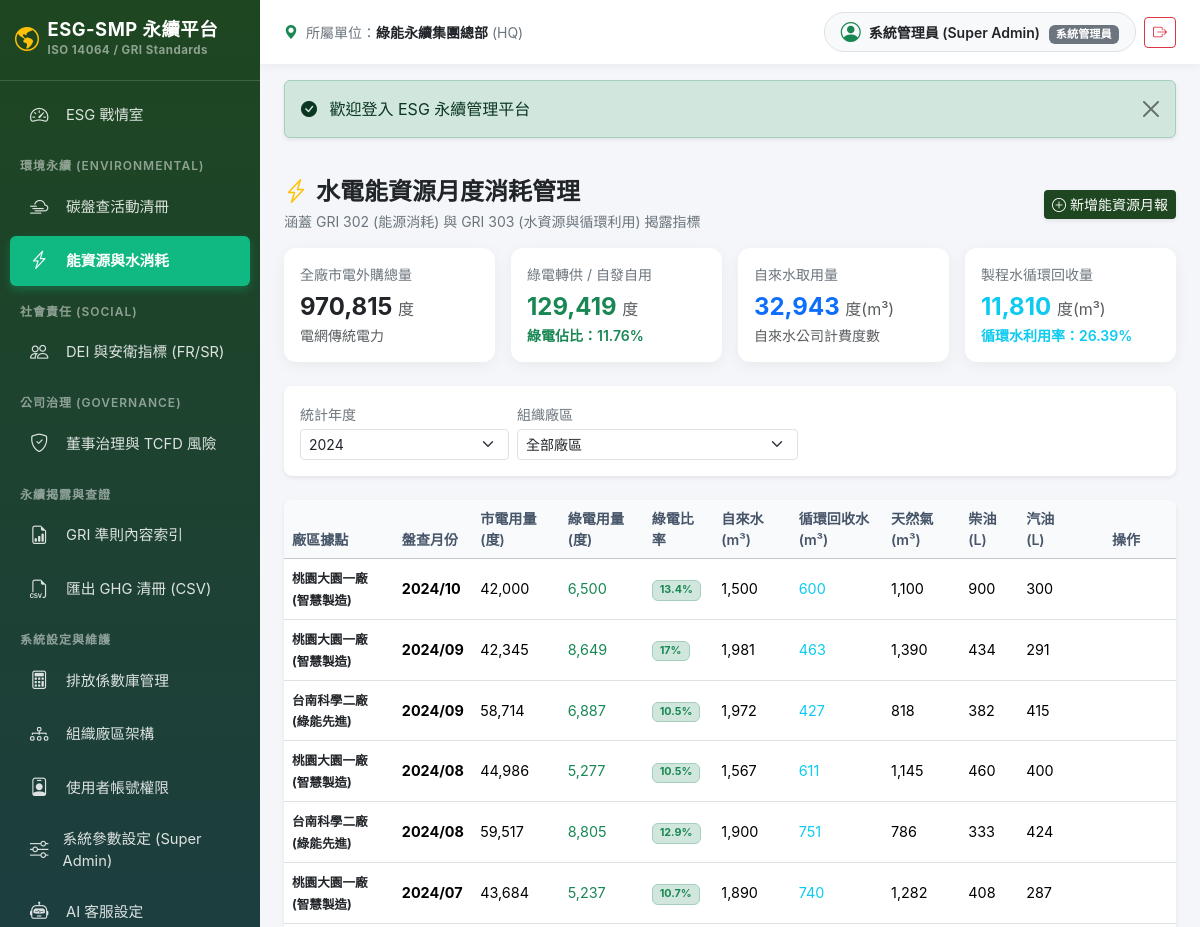
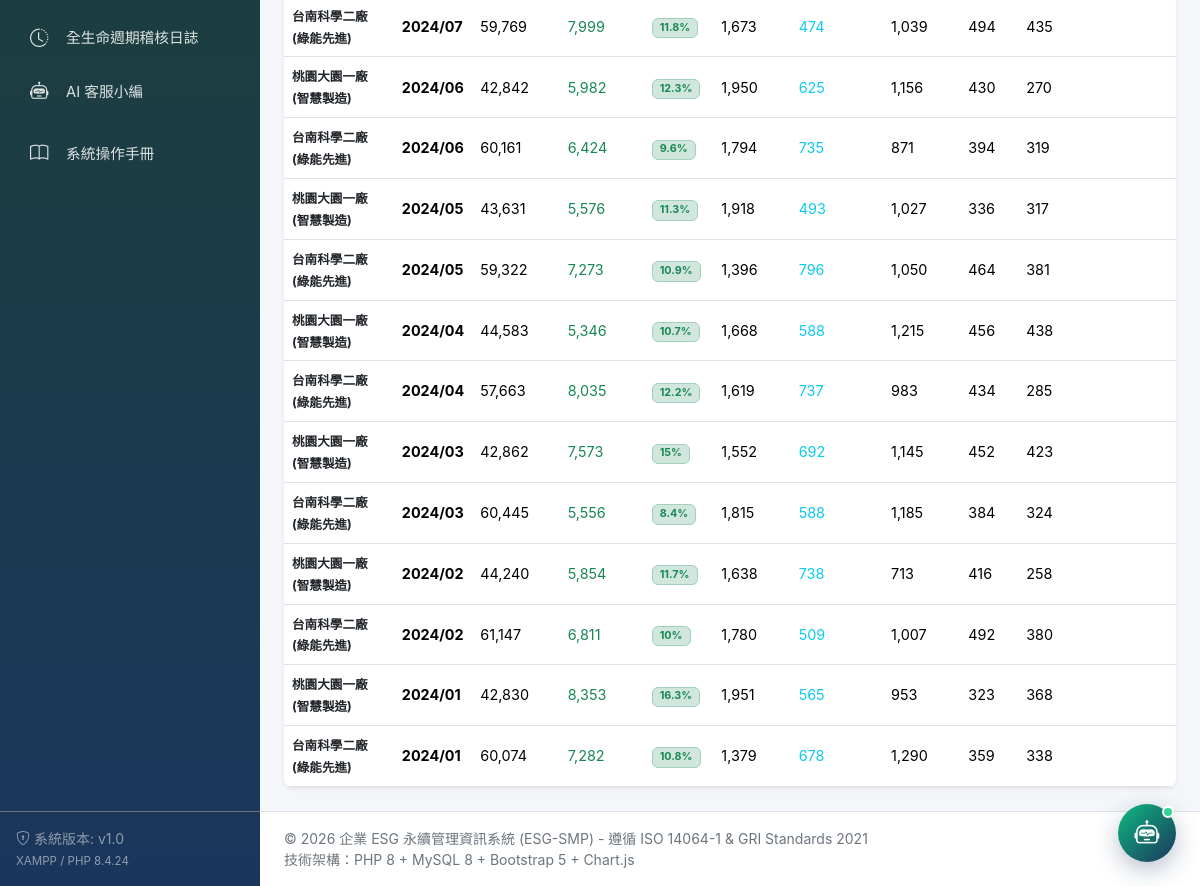
Screenshot of /index.php?route=energy_water (signed in) with the database file from the repository (2 pictures, top to bottom).
### tables this page shows
CREATE TABLE `sys_org_units` (
  `id` int(10) unsigned NOT NULL AUTO_INCREMENT COMMENT '組織唯一識別碼',
  `parent_id` int(10) unsigned DEFAULT NULL COMMENT '上級組織單位 ID (根節點為 NULL)',
  `unit_code` varchar(50) NOT NULL COMMENT '組織代碼 (如 HQ, TAIWAN-P1, DEPT-GA)',
  `unit_name` varchar(100) NOT NULL COMMENT '組織名稱 (如 台北總部, 桃園一廠, 總務部)',
  `unit_type` enum('group','company','plant','dept') NOT NULL DEFAULT 'dept' COMMENT '層級類型',
  `country` varchar(50) NOT NULL DEFAULT 'Taiwan' COMMENT '所在國家/地區',
  `address` varchar(255) DEFAULT NULL COMMENT '實體廠址或地址',
  `is_active` tinyint(1) NOT NULL DEFAULT 1 COMMENT '是否啟用 (1: 啟用, 0: 停用)',
  `created_at` datetime NOT NULL DEFAULT current_timestamp() COMMENT '建立時間',
  `updated_at` datetime NOT NULL DEFAULT current_timestamp() ON UPDATE current_timestamp() COMMENT '更新時間',
  PRIMARY KEY (`id`),
  UNIQUE KEY `unit_code` (`unit_code`),
  KEY `fk_org_parent` (`parent_id`),
  CONSTRAINT `fk_org_parent` FOREIGN KEY (`parent_id`) REFERENCES `sys_org_units` (`id`) ON DELETE SET NULL
);

CREATE TABLE `esg_energy_water` (
  `id` bigint(20) unsigned NOT NULL AUTO_INCREMENT,
  `org_unit_id` int(10) unsigned NOT NULL COMMENT '廠區 ID',
  `period_year` smallint(6) NOT NULL,
  `period_month` tinyint(4) NOT NULL,
  `elec_grid_kwh` decimal(14,2) NOT NULL DEFAULT 0.00 COMMENT '外購市電 (度)',
  `elec_green_kwh` decimal(14,2) NOT NULL DEFAULT 0.00 COMMENT '綠電轉供/自發自用 (度)',
  `water_tap_m3` decimal(12,2) NOT NULL DEFAULT 0.00 COMMENT '自來水用水量 (度/立方公尺)',
  `water_recycle_m3` decimal(12,2) NOT NULL DEFAULT 0.00 COMMENT '製程水循環回收量 (度)',
  `natural_gas_m3` decimal(12,2) NOT NULL DEFAULT 0.00 COMMENT '天然氣用量 (立方公尺)',
  `diesel_liters` decimal(12,2) NOT NULL DEFAULT 0.00 COMMENT '柴油總用量 (公升)',
  `gasoline_liters` decimal(12,2) NOT NULL DEFAULT 0.00 COMMENT '汽油總用量 (公升)',
  `workflow_status` enum('draft','pending','approved','locked') NOT NULL DEFAULT 'draft',
  `created_by` bigint(20) unsigned NOT NULL,
  `created_at` datetime NOT NULL DEFAULT current_timestamp(),
  PRIMARY KEY (`id`),
  UNIQUE KEY `uk_ew_org_period` (`org_unit_id`,`period_year`,`period_month`),
  CONSTRAINT `fk_ew_org` FOREIGN KEY (`org_unit_id`) REFERENCES `sys_org_units` (`id`)
);

### app/Controllers/EnergyWaterController.php (called while the page is built, shortened)
<?php
require_once __DIR__ . '/../Auth.php';
require_once __DIR__ . '/../Database.php';
class EnergyWaterController {
    private function orgOptions(PDO $pdo): array {
        if (Auth::hasRole(['admin', 'esg_lead', 'auditor'])) {
            return $pdo->query("SELECT id, unit_name, unit_code FROM sys_org_units WHERE is_active = 1 ORDER BY id")->fetchAll();
        }
        $stmt = $pdo->prepare("SELECT id, unit_name, unit_code FROM sys_org_units WHERE is_active = 1 AND id = ?");
        $stmt->execute([(int)Auth::user()['org_unit_id']]);
        return $stmt->fetchAll();
    }
    public function index() {
        $pdo = Database::getConnection();
        $year = isset($_GET['year']) && $_GET['year'] !== '' ? (int)$_GET['year'] : 2024;
        $sql = "
            SELECT ew.*, o.unit_name, o.unit_code, u.full_name as creator_name
            FROM esg_energy_water ew
            JOIN sys_org_units o ON ew.org_unit_id = o.id
            JOIN sys_users u ON ew.created_by = u.id
            WHERE 1=1
        ";
        $params = [];
        if ($year) {
            $sql .= " AND ew.period_year = ?";
            $params[] = $year;
        }
        $sql .= " ORDER BY ew.period_year DESC, ew.period_month DESC, ew.org_unit_id ASC";
        $stmt = $pdo->prepare($sql);
        $stmt->execute($params);
        $records = $stmt->fetchAll();
        $totals = [
            'grid_kwh' => 0.0,
            'green_kwh' => 0.0,
            'water_tap' => 0.0,
            'water_recycle' => 0.0,
            'gas_m3' => 0.0,
            'diesel_l' => 0.0,
            'gasoline_l' => 0.0
        ];
        foreach ($records as $r) {
            $totals['grid_kwh'] += (float)$r['elec_grid_kwh'];
            $totals['green_kwh'] += (float)$r['elec_green_kwh'];
            $totals['water_tap'] += (float)$r['water_tap_m3'];
            $totals['water_recycle'] += (float)$r['water_recycle_m3'];
            $totals['gas_m3'] += (float)$r['natural_gas_m3'];
            $totals['diesel_l'] += (float)$r['diesel_liters'];
            $totals['gasoline_l'] += (float)$r['gasoline_liters'];
        }
        $totalElec = $totals['grid_kwh'] + $totals['green_kwh'];
        $greenRate = $totalElec > 0 ? round(($totals['green_kwh'] / $totalElec) * 100, 2) : 0;
        $totalWater = $totals['water_tap'] + $totals['water_recycle'];
        $recycleRate = $totalWater > 0 ? round(($totals['water_recycle'] / $totalWater) * 100, 2) : 0;
        $orgs = $this->orgOptions($pdo);
        require __DIR__ . '/../../views/energy_water/index.php';
    }
}

### app/Auth.php (called while the page is built, shortened)
<?php
require_once __DIR__ . '/Database.php';
class Auth {
    public static function check(): bool {
        return !empty($_SESSION['user_id']);
    }
    public static function user(): ?array {
        return $_SESSION['user'] ?? null;
    }
    public static function role(): ?string {
        return $_SESSION['user']['role_code'] ?? null;
    }
    public static function hasRole(array|string $roles): bool {
        $currentRole = self::role();
        if (is_array($roles)) {
            return in_array($currentRole, $roles);
        }
        return $currentRole === $roles;
    }
    public static function can(string $permission): bool {
        $role = self::role();
        if ($role === 'admin') return true;
    }
}

### app/Database.php (called while the page is built, shortened)
<?php
class CustomPDO extends PDO {
    public function prepare($statement, $options = []) {
        return parent::prepare($statement, $options);
    }
    public function query($statement, ...$args) {
        return parent::query($statement, ...$args);
    }
}

### config/app.php (called while the page is built, shortened)
<?php
function e($string) {
    return htmlspecialchars((string)$string, ENT_QUOTES, 'UTF-8');
}
function get_flash() {
    if (isset($_SESSION['flash'])) {
        $flash = $_SESSION['flash'];
        return $flash;
    }
    return null;
}

### views/energy_water/index.php (the view, shortened to what this page needs)
<?php
require __DIR__ . '/../layout/header.php';
?>
<div class="d-flex justify-content-between align-items-center mb-3 flex-wrap gap-2">
    <div>
        <h4 class="fw-bold mb-1 text-dark">
            <i class="bi bi-lightning-charge text-warning me-2"></i>水電能資源月度消耗管理
        </h4>
        <div class="text-secondary small">
            涵蓋 GRI 302 (能源消耗) 與 GRI 303 (水資源與循環利用) 揭露指標
        </div>
    </div>
    <?php if (Auth::can('edit_data')): ?>
        <a href="index.php?route=energy_water_create" class="btn btn-success btn-sm shadow-sm" style="background-color: var(--esg-green); border: none;">
            <i class="bi bi-plus-circle me-1"></i>新增能資源月報
        </a>
    <?php endif; ?>
</div>
<div class="row g-3 mb-4">
    <div class="col-md-3 col-6">
        <div class="card card-kpi p-3">
            <div class="text-secondary small">全廠市電外購總量</div>
            <div class="fs-4 fw-bold text-dark mt-1"><?= number_format($totals['grid_kwh']) ?> <span class="fs-6 fw-normal text-muted">度</span></div>
            <div class="text-muted small">電網傳統電力</div>
        </div>
    </div>
    <div class="col-md-3 col-6">
        <div class="card card-kpi p-3">
            <div class="text-secondary small">綠電轉供 / 自發自用</div>
            <div class="fs-4 fw-bold text-success mt-1"><?= number_format($totals['green_kwh']) ?> <span class="fs-6 fw-normal text-muted">度</span></div>
            <div class="text-success small fw-semibold">綠電佔比：<?= $greenRate ?>%</div>
        </div>
    </div>
    <div class="col-md-3 col-6">
        <div class="card card-kpi p-3">
            <div class="text-secondary small">自來水取用量</div>
            <div class="fs-4 fw-bold text-primary mt-1"><?= number_format($totals['water_tap']) ?> <span class="fs-6 fw-normal text-muted">度(m³)</span></div>
            <div class="text-muted small">自來水公司計費度數</div>
        </div>
    </div>
    <div class="col-md-3 col-6">
        <div class="card card-kpi p-3">
            <div class="text-secondary small">製程水循環回收量</div>
            <div class="fs-4 fw-bold text-info mt-1"><?= number_format($totals['water_recycle']) ?> <span class="fs-6 fw-normal text-muted">度(m³)</span></div>
            <div class="text-info small fw-semibold">循環水利用率：<?= $recycleRate ?>%</div>
        </div>
    </div>
</div>
<div class="card border-0 shadow-sm p-3 mb-4 rounded-3">
    <form method="GET" action="index.php" class="row g-2 align-items-center">
        <div class="col-md-3 col-6">
            <label class="form-label small text-secondary mb-1">統計年度</label>
            <select name="year" class="form-select form-select-sm" onchange="this.form.submit()">
                <option value="2024" <?= $year == 2024 ? 'selected' : '' ?>>2024</option>
            </select>
        </div>
        <div class="col-md-4 col-6">
            <label class="form-label small text-secondary mb-1">組織廠區</label>
            <select name="org_unit_id" class="form-select form-select-sm" onchange="this.form.submit()">
                <option value="">全部廠區</option>
            </select>
        </div>
    </form>
</div>
<div class="card border-0 shadow-sm rounded-3 overflow-hidden">
    <div class="table-responsive">
        <table class="table table-hover align-middle mb-0">
            <thead class="table-light">
                <tr>
                    <th>廠區據點</th>
                    <th>盤查月份</th>
                    <th>市電用量 (度)</th>
                    <th>綠電用量 (度)</th>
                    <th>綠電比率</th>
                    <th>自來水 (m³)</th>
                    <th>循環回收水 (m³)</th>
                    <th>天然氣 (m³)</th>
                    <th>柴油 (L)</th>
                    <th>汽油 (L)</th>
                    <th class="text-center" style="width: 100px;">操作</th>
                </tr>
            </thead>
            <tbody>
                <?php if (empty($records)): ?>
                    <tr><td colspan="11" class="text-center py-4 text-muted">目前暫無能資源月度統計數據</td></tr>
                <?php else: ?>
                        <?php foreach ($records as $r): ?>
                        <?php
                        $mElec = (float)$r['elec_grid_kwh'] + (float)$r['elec_green_kwh'];
                        $mGreenPct = $mElec > 0 ? round(((float)$r['elec_green_kwh'] / $mElec) * 100, 1) : 0;
                        ?>
                        <tr>
                            <td>
                                <strong class="text-dark small"><?= e($r['unit_name']) ?></strong>
                            </td>
                            <td class="fw-bold"><?= $r['period_year'] ?>/<?= str_pad($r['period_month'], 2, '0', STR_PAD_LEFT) ?></td>
                            <td><?= number_format($r['elec_grid_kwh']) ?></td>
                            <td class="text-success"><?= number_format($r['elec_green_kwh']) ?></td>
                            <td>
                                <span class="badge <?= $mGreenPct > 0 ? 'bg-success-subtle text-success border border-success-subtle' : 'bg-light text-muted' ?>">
                                    <?= $mGreenPct ?>%
                                </span>
                            </td>
                            <td><?= number_format($r['water_tap_m3']) ?></td>
                            <td class="text-info"><?= number_format($r['water_recycle_m3']) ?></td>
                            <td><?= number_format($r['natural_gas_m3']) ?></td>
                            <td><?= number_format($r['diesel_liters']) ?></td>
                            <td><?= number_format($r['gasoline_liters']) ?></td>
                            <td class="text-center">
                            </td>
                        </tr>
                    <?php endforeach; ?>
                <?php endif; ?>
            </tbody>
        </table>
    </div>
</div>
<?php require __DIR__ . '/../layout/footer.php'; ?>

### views/layout/header.php (shortened to what this page needs)
<?php
require_once __DIR__ . '/../../config/app.php';
require_once __DIR__ . '/../../app/Auth.php';
$user = Auth::user();
$currentRoute = $_GET['route'] ?? 'dashboard';
$flash = get_flash();
?>
<!DOCTYPE html>
<html lang="zh-TW">
<head>
    <link href="https://cdn.jsdelivr.net/npm/bootstrap@5.3.3/dist/css/bootstrap.min.css" rel="stylesheet">
    <link href="https://cdn.jsdelivr.net/npm/bootstrap-icons@1.11.3/font/bootstrap-icons.min.css" rel="stylesheet">
    <link href="assets/css/style.css" rel="stylesheet">
    <?php if (Auth::check() && $currentRoute !== 'ai_assistant' && $currentRoute !== 'ai_settings'): ?><link href="assets/css/ai-widget.css" rel="stylesheet"><?php endif; ?>
</head>
<body>
<div class="d-flex" id="wrapper">
    <?php require __DIR__ . '/sidebar.php'; ?>
    <div id="content" class="d-flex flex-column">
        <nav class="top-navbar d-flex justify-content-between align-items-center">
            <div class="d-flex align-items-center">
                <div class="text-secondary small d-none d-sm-block">
                    <i class="bi bi-geo-alt-fill text-success me-1"></i>
                    所屬單位：<strong class="text-dark"><?= e($user['unit_name'] ?? '總部') ?></strong> (<?= e($user['unit_code'] ?? 'HQ') ?>)
                </div>
            </div>
            <div class="d-flex align-items-center gap-2">
                <div class="d-flex align-items-center bg-light px-3 py-1 rounded-pill border">
                    <i class="bi bi-person-circle fs-5 text-success me-2"></i>
                    <div>
                        <span class="fw-semibold text-dark small"><?= e($user['full_name'] ?? '使用者') ?></span>
                        <span class="badge bg-secondary ms-1 small" style="font-size: 0.7rem;"><?= e($user['role_name'] ?? '訪客') ?></span>
                    </div>
                </div>
                <form method="POST" action="index.php?route=logout" class="d-inline">
                    <button type="submit" class="btn btn-outline-danger btn-sm" title="登出系統"><i class="bi bi-box-arrow-right"></i></button>
                </form>
            </div>
        </nav>
        <?php if ($flash): ?>
            <div class="container-fluid px-4 pt-3">
                <div class="alert alert-<?= e($flash['type']) ?> alert-dismissible fade show shadow-sm" role="alert">
                    <i class="bi <?= $flash['type'] === 'success' ? 'bi-check-circle-fill' : ($flash['type'] === 'danger' ? 'bi-exclamation-octagon-fill' : 'bi-info-circle-fill') ?> me-2"></i>
                    <?= e($flash['message']) ?>
                    <button type="button" class="btn-close" data-bs-dismiss="alert" aria-label="Close"></button>
                </div>
            </div>
        <?php endif; ?>
        <main class="container-fluid px-4 py-4 flex-grow-1">

### rows the page displays
sys_org_units: unit_name "綠能永續集團總部", unit_code "HQ"
esg_energy_water: org_unit.unit_name "桃園大園一廠 (智慧製造)", period_year "2024", period_month "10", elec_grid_kwh "42,000", elec_green_kwh "6,500", mGreenPct "13.4", water_tap_m3 "1,500", water_recycle_m3 "600", natural_gas_m3 "1,100", diesel_liters "900", gasoline_liters "300"
esg_energy_water: org_unit.unit_name "桃園大園一廠 (智慧製造)", period_year "2024", period_month "09", elec_grid_kwh "42,345", elec_green_kwh "8,649", mGreenPct "17", water_tap_m3 "1,981", water_recycle_m3 "463", natural_gas_m3 "1,390", diesel_liters "434", gasoline_liters "291"
esg_energy_water: org_unit.unit_name "台南科學二廠 (綠能先進)", period_year "2024", period_month "09", elec_grid_kwh "58,714", elec_green_kwh "6,887", mGreenPct "10.5", water_tap_m3 "1,972", water_recycle_m3 "427", natural_gas_m3 "818", diesel_liters "382", gasoline_liters "415"
esg_energy_water: org_unit.unit_name "桃園大園一廠 (智慧製造)", period_year "2024", period_month "08", elec_grid_kwh "44,986", elec_green_kwh "5,277", mGreenPct "10.5", water_tap_m3 "1,567", water_recycle_m3 "611", natural_gas_m3 "1,145", diesel_liters "460", gasoline_liters "400"
esg_energy_water: org_unit.unit_name "台南科學二廠 (綠能先進)", period_year "2024", period_month "08", elec_grid_kwh "59,517", elec_green_kwh "8,805", mGreenPct "12.9", water_tap_m3 "1,900", water_recycle_m3 "751", natural_gas_m3 "786", diesel_liters "333", gasoline_liters "424"
esg_energy_water: org_unit.unit_name "桃園大園一廠 (智慧製造)", period_year "2024", period_month "07", elec_grid_kwh "43,684", elec_green_kwh "5,237", mGreenPct "10.7", water_tap_m3 "1,890", water_recycle_m3 "740", natural_gas_m3 "1,282", diesel_liters "408", gasoline_liters "287"
esg_energy_water: org_unit.unit_name "台南科學二廠 (綠能先進)", period_year "2024", period_month "07", elec_grid_kwh "59,769", elec_green_kwh "7,999", mGreenPct "11.8", water_tap_m3 "1,673", water_recycle_m3 "474", natural_gas_m3 "1,039", diesel_liters "494", gasoline_liters "435"
esg_energy_water: org_unit.unit_name "桃園大園一廠 (智慧製造)", period_year "2024", period_month "06", elec_grid_kwh "42,842", elec_green_kwh "5,982", mGreenPct "12.3", water_tap_m3 "1,950", water_recycle_m3 "625", natural_gas_m3 "1,156", diesel_liters "430", gasoline_liters "270"
esg_energy_water: org_unit.unit_name "台南科學二廠 (綠能先進)", period_year "2024", period_month "06", elec_grid_kwh "60,161", elec_green_kwh "6,424", mGreenPct "9.6", water_tap_m3 "1,794", water_recycle_m3 "735", natural_gas_m3 "871", diesel_liters "394", gasoline_liters "319"
esg_energy_water: org_unit.unit_name "桃園大園一廠 (智慧製造)", period_year "2024", period_month "05", elec_grid_kwh "43,631", elec_green_kwh "5,576", mGreenPct "11.3", water_tap_m3 "1,918", water_recycle_m3 "493", natural_gas_m3 "1,027", diesel_liters "336", gasoline_liters "317"
esg_energy_water: org_unit.unit_name "台南科學二廠 (綠能先進)", period_year "2024", period_month "05", elec_grid_kwh "59,322", elec_green_kwh "7,273", mGreenPct "10.9", water_tap_m3 "1,396", water_recycle_m3 "796", natural_gas_m3 "1,050", diesel_liters "464", gasoline_liters "381"
esg_energy_water: org_unit.unit_name "桃園大園一廠 (智慧製造)", period_year "2024", period_month "04", elec_grid_kwh "44,583", elec_green_kwh "5,346", mGreenPct "10.7", water_tap_m3 "1,668", water_recycle_m3 "588", natural_gas_m3 "1,215", diesel_liters "456", gasoline_liters "438"
esg_energy_water: org_unit.unit_name "台南科學二廠 (綠能先進)", period_year "2024", period_month "04", elec_grid_kwh "57,663", elec_green_kwh "8,035", mGreenPct "12.2", water_tap_m3 "1,619", water_recycle_m3 "737", natural_gas_m3 "983", diesel_liters "434", gasoline_liters "285"
esg_energy_water: org_unit.unit_name "桃園大園一廠 (智慧製造)", period_year "2024", period_month "03", elec_grid_kwh "42,862", elec_green_kwh "7,573", mGreenPct "15", water_tap_m3 "1,552", water_recycle_m3 "692", natural_gas_m3 "1,145", diesel_liters "452", gasoline_liters "423"
esg_energy_water: org_unit.unit_name "台南科學二廠 (綠能先進)", period_year "2024", period_month "03", elec_grid_kwh "60,445", elec_green_kwh "5,556", mGreenPct "8.4", water_tap_m3 "1,815", water_recycle_m3 "588", natural_gas_m3 "1,185", diesel_liters "384", gasoline_liters "324"
esg_energy_water: org_unit.unit_name "桃園大園一廠 (智慧製造)", period_year "2024", period_month "02", elec_grid_kwh "44,240", elec_green_kwh "5,854", mGreenPct "11.7", water_tap_m3 "1,638", water_recycle_m3 "738", natural_gas_m3 "713", diesel_liters "416", gasoline_liters "258"
esg_energy_water: org_unit.unit_name "台南科學二廠 (綠能先進)", period_year "2024", period_month "02", elec_grid_kwh "61,147", elec_green_kwh "6,811", mGreenPct "10", water_tap_m3 "1,780", water_recycle_m3 "509", natural_gas_m3 "1,007", diesel_liters "492", gasoline_liters "380"
esg_energy_water: org_unit.unit_name "桃園大園一廠 (智慧製造)", period_year "2024", period_month "01", elec_grid_kwh "42,830", elec_green_kwh "8,353", mGreenPct "16.3", water_tap_m3 "1,951", water_recycle_m3 "565", natural_gas_m3 "953", diesel_liters "323", gasoline_liters "368"
esg_energy_water: org_unit.unit_name "台南科學二廠 (綠能先進)", period_year "2024", period_month "01", elec_grid_kwh "60,074", elec_green_kwh "7,282", mGreenPct "10.8", water_tap_m3 "1,379", water_recycle_m3 "678", natural_gas_m3 "1,290", diesel_liters "359", gasoline_liters "338"

### other values shown
APP_VERSION "v1.0"
PHP_VERSION "8.4.24"
$user['full_name'] "系統管理員 (Super Admin)"
$user['role_name'] "系統管理員"
$flash['message'] "歡迎登入 ESG 永續管理平台"
$totals['grid_kwh'] "970,815"
$totals['green_kwh'] "129,419"
$greenRate "11.76"
$totals['water_tap'] "32,943"
$totals['water_recycle'] "11,810"
$recycleRate "26.39"
